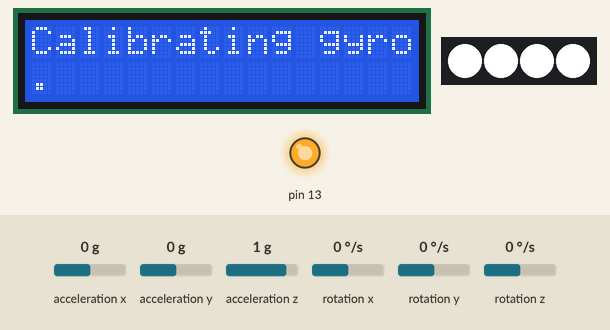
This sketch was run on a simulated Arduino Uno, built with avr-gcc and run on an emulated ATmega328P. Parts: 16×2 character LCD, 4 RGB LEDs in strip order, left to right, output pins drawn as LEDs (lit = HIGH). Wiring (inferred from the names in the program): MPU-6050 motion sensor at I2C address 0x68. The test bench sets the inputs (shaded band); at power-on: acceleration z 1 g, acceleration x 0 g, acceleration y 0 g, rotation x 0 °/s, rotation y 0 °/s, rotation z 0 °/s. The strip is taken to match the declared colour order; what the sketch prints to the serial monitor is not drawn.

Above: at 1.2 s.
At 12.5 s:
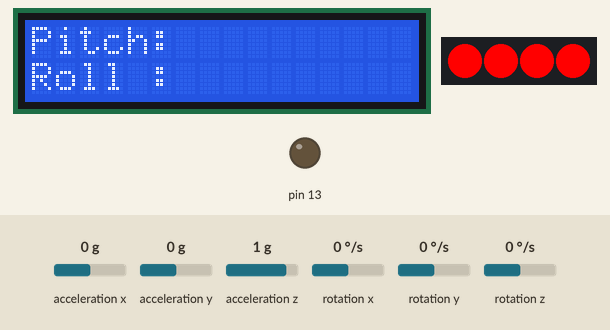
12.6 s: acceleration z set to 0 g
At 14.1 s:
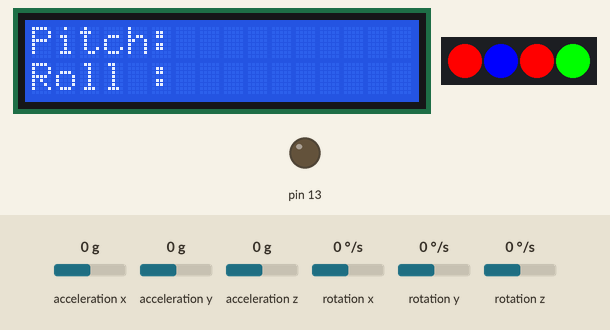
Timing chart, 0 to 15.6 s (numbered marks = the images above; inputs shaded):
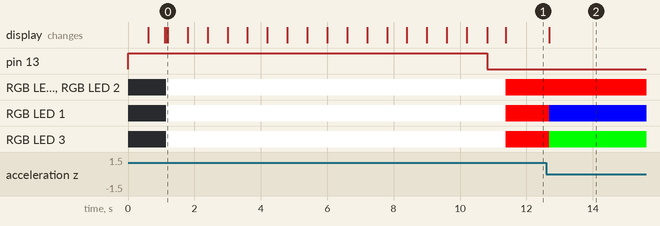

The sketch:

main.ino
```cpp
//Include LCD, I2C and Wire library
#include <LiquidCrystal_I2C.h>
#include <Wire.h>
#include <Adafruit_NeoPixel.h>
#include "main.h"

#define INCL_TOLL_X 3
#define INCL_TOLL_Y 2

//Declaring some global variables
GyroscopeData data;
GyroscopeCalibration calibrationData;
long loopTimer;
int lcdLoopCounter;
Angle angle;
AngleBuffer angleBuffer;
bool setGyroAngles;
Angle angleAcc;
Angle angleOutput;

//Initialize the NeoPixel library
Adafruit_NeoPixel ledString = Adafruit_NeoPixel(4, 9, NEO_RGB);
void setLed(float GyX, float GyY);
/* Settings readSettings();
String readDataFromSD(String fileName); */

void setup() {
    Serial.begin(9600);
    //settings.ledStringPin = 9;
    //4 = 4;
    //settings.photoresistorPin = A0;
    //settings.buzzerPin = 8;
    //INCL_TOLL_X = 3;
    //INCL_TOLL_Y = 2;
    //settings.propBrightness = 4;
    //settings.pitchCorrection = 0.0;
    //settings.rollCorrection = 0.0;
    //settings.xLenght = 42;
    //settings.yLenght = 82;
    //Serial.println("Entered setup()...");
    //Serial.println("Settings from SD:"); // Print all settings for debug
    //Serial.print("Led String Pin: "); Serial.println(settings.ledStringPin);
    //Serial.print("Leds Number: "); Serial.println(4);
    //Serial.print("Photoresistor Pin: "); Serial.println(settings.photoresistorPin);
    //Serial.print("Buzzer Pin: "); Serial.println(settings.buzzerPin);
    //Serial.print("X Inclination Tollerance: "); Serial.println(INCL_TOLL_X);
    //Serial.print("Y Inclination Tollerance: "); Serial.println(INCL_TOLL_Y);
    //Serial.print("Proportional Brightness: "); Serial.println(settings.propBrightness);
    //Serial.print("Pitch Correction: "); Serial.println(settings.pitchCorrection);
    //Serial.print("Roll Correction: "); Serial.println(settings.rollCorrection);
    //Serial.print("X Lenght: "); Serial.println(settings.xLenght);
    //Serial.print("Y Lenght: "); Serial.println(settings.yLenght);

    Wire.begin(); // Start I2C as master
    pinMode(13, OUTPUT);
    //pinMode(settings.buzzerPin, OUTPUT);
    Serial.println("Preparing the gyroscope...");
    setup_mpu_6050_registers(); // Setup the registers of the MPU-6050 and start the gyro
    Serial.println("Gyroscope is ready for calibration...");
    digitalWrite(13, HIGH); // Set digital output 13 high to indicate startup
    lcd.init(); lcd.backlight(); lcd.clear(); lcd.setCursor(0,0); lcd.print("  MPU-6050 IMU"); lcd.setCursor(0,1);
    lcd.print("     V1.2"); delay(500); lcd.clear();

    // Begin calibration
    lcd.setCursor(0,0); lcd.print("Calibrating gyro"); lcd.setCursor(0,1);// tone(settings.buzzerPin, 1000);
    delay(500); //noTone(settings.buzzerPin);
    ledString.begin(); // Begin ledString.
    //ledString.setBrightness(analogRead(settings.photoresistorPin)/settings.propBrightness); //Reading enviroinmental light
    ledString.setBrightness(255); //Reading enviroinmental light
    //Serial.print("Photoresistor reading/propBrightness: "); Serial.println(analogRead(settings.photoresistorPin)/settings.propBrightness);
    //Serial.print("Photoresistor reading/propBrightness: "); Serial.println(1024/settings.propBrightness);
    for(uint8_t i = 0; i < 4; i++) {
        Serial.print("Turning white led n."); Serial.print(i); Serial.println("...");
        ledString.setPixelColor(i, ledString.Color(255, 255, 255));
    }
    ledString.show();
    Serial.println("Showing leds color (Should be white)...");
    for (int cal_int = 0; cal_int < 2000 ; cal_int++) {
        if(cal_int % 125 == 0) { // Print a dot on the LCD every 125 readings
            lcd.print(".");
        }
        data = read_mpu_6050_data(); // Read the raw acc and gyro data from the MPU-6050
        calibrationData.x += data.gyroX; // Add the gyro axis offset to the calibration variable
        calibrationData.y += data.gyroY;
        calibrationData.z += data.gyroZ;
        delay(3);
    }
    calibrationData.x /= 2000; // Divide the variable by 2000 to get the avarage offset
    calibrationData.y /= 2000;
    calibrationData.z /= 2000;
    Serial.println("Gyroscope is calibrated");

    lcd.clear();
    // End calibration

    lcd.setCursor(0,0);
    lcd.print("Pitch:");
    lcd.setCursor(0,1);
    lcd.print("Roll :");

    digitalWrite(13, LOW); // All done, turn the LED off
    //tone(settings.buzzerPin, 1000);
    delay(500);
    //noTone(settings.buzzerPin);

    loopTimer = micros(); // Reset the loop timer
    Serial.println("Exiting from setup()");
}

void loop(){
    //ledString.setBrightness(analogRead(settings.photoresistorPin)/settings.propBrightness); //Reading enviroinmental light
    ledString.setBrightness(255); //Reading enviroinmental light
    //Serial.print("Photoresitor reading/propBrightness: "); Serial.println(analogRead(settings.photoresistorPin)/settings.propBrightness);
    //Serial.print("Photoresitor reading/propBrightness: "); Serial.println(1024/settings.propBrightness);

    Serial.println("Preparing to read data from gyroscope...");
    data = read_mpu_6050_data(); // Read the raw acc and gyro data from the MPU-6050
    Serial.println("Read data from gyroscope complete...");

    data.gyroX -= calibrationData.x; // Subtract the offset calibration value from the raw gyro value
    data.gyroY -= calibrationData.y;
    data.gyroZ -= calibrationData.z;

    angle.pitch += data.gyroX * 0.0000611; // Calculate the traveled angle and add this to the variable
    angle.roll += data.gyroY * 0.0000611;

    angle.pitch += angle.roll * sin(data.gyroZ * 0.000001066); // If the IMU has yawed transfer the roll angle to the pitch angle and viceversa
    angle.roll -= angle.pitch * sin(data.gyroZ * 0.000001066);

    data.accTot = sqrt((data.accX*data.accX)+(data.accY*data.accY)+(data.accZ*data.accZ)); // Calculate the total accelerometer vector

    angleAcc.pitch = asin((float)data.accY/data.accTot)* 57.296; // Calculate the pitch angle
    angleAcc.roll = asin((float)data.accX/data.accTot)* -57.296; // Calculate the roll angle

    angleAcc.pitch -= 0.0; // Accelerometer calibration value for pitch
    angleAcc.roll -= 0.0; // Accelerometer calibration value for roll

    if(setGyroAngles) { // If the IMU is already started
        angle.pitch = angle.pitch * 0.9996 + angleAcc.pitch * 0.0004; // Correct the drift of the gyro pitch angle with the accelerometer pitch angle
        angle.roll = angle.roll * 0.9996 + angleAcc.roll * 0.0004; // Correct the drift of the gyro roll angle with the accelerometer roll angle
    }
    else { // At first start
        angle.pitch = angleAcc.pitch; // Set the gyro pitch angle equal to the accelerometer pitch angle
        angle.roll = angleAcc.roll; // Set the gyro roll angle equal to the accelerometer roll angle
        setGyroAngles = true; // Set the IMU started flag
    }

    angleOutput.pitch = angleOutput.pitch * 0.9 + angle.pitch * 0.1; // Take 90% of the output pitch value and add 10% of the raw pitch value
    angleOutput.roll = angleOutput.roll * 0.9 + angle.roll * 0.1; // Take 90% of the output roll value and add 10% of the raw roll value

    write_LCD(&lcdLoopCounter, &angleBuffer, angleOutput); // Write the roll and pitch values to the LCD display

    while(micros() - loopTimer < 4000); // Wait until the loopTimer reaches 4000us (250Hz) before starting the next loop
    loopTimer = micros(); // Reset the loop timer

    setLed(angleOutput.pitch, angleOutput.roll); // Set the led colors and show them
    Serial.print("Pitch: "); Serial.println(angleOutput.pitch); Serial.print("Roll: "); Serial.println(angleOutput.roll);
}

void setLed(float GyX, float GyY) {
    bool Xflat, Yflat;
    uint8_t i;

    Xflat = (GyX < INCL_TOLL_X && GyX > (INCL_TOLL_X * -1)); // X and Y angles respect tollerance
    Yflat = (GyY < INCL_TOLL_Y && GyY > (INCL_TOLL_Y * -1));
    if(Xflat && Yflat) { // flat
        for(i = 0; i < 4; i++) {
            ledString.setPixelColor(i, ledString.Color(255, 0, 0));
        }
    }
    else { // not flat
        if(Xflat) { // x flat
            if(GyY >= INCL_TOLL_Y) { //y too much
                ledString.setPixelColor(0, ledString.Color(0, 255, 0));
                ledString.setPixelColor(1, ledString.Color(0, 255, 0));
                ledString.setPixelColor(2, ledString.Color(0, 0, 255));
                ledString.setPixelColor(3, ledString.Color(0, 0, 255));
            }
            else { // y too less
                ledString.setPixelColor(0, ledString.Color(0, 0, 255));
                ledString.setPixelColor(1, ledString.Color(0, 0, 255));
                ledString.setPixelColor(2, ledString.Color(0, 255, 0));
                ledString.setPixelColor(3, ledString.Color(0, 255, 0));
            }
        }
        else if(Yflat) { // y flat
            if(GyX >= INCL_TOLL_X) { //x too much
                ledString.setPixelColor(0, ledString.Color(0, 0, 255));
                ledString.setPixelColor(1, ledString.Color(0, 255, 0));
                ledString.setPixelColor(2, ledString.Color(0, 255, 0));
                ledString.setPixelColor(3, ledString.Color(0, 0, 255));
            }
            else { // x too less
                ledString.setPixelColor(0, ledString.Color(0, 255, 0));
                ledString.setPixelColor(1, ledString.Color(0, 0, 255));
                ledString.setPixelColor(2, ledString.Color(0, 0, 255));
                ledString.setPixelColor(3, ledString.Color(0, 255, 0));
            }
        }
        else {
            if(GyX >= INCL_TOLL_X) { // x too much
                if(GyY >= INCL_TOLL_Y) { // y too much
                    ledString.setPixelColor(0, ledString.Color(255, 0, 0));
                    ledString.setPixelColor(1, ledString.Color(0, 255, 0));
                    ledString.setPixelColor(2, ledString.Color(255, 0, 0));
                    ledString.setPixelColor(3, ledString.Color(0, 0, 255));
                }
                else { // y too less
                    ledString.setPixelColor(0, ledString.Color(0, 0, 255));
                    ledString.setPixelColor(1, ledString.Color(255, 0, 0));
                    ledString.setPixelColor(2, ledString.Color(0, 255, 0));
                    ledString.setPixelColor(3, ledString.Color(255, 0, 0));
                }
            }
            else { // x too less
                if(GyY >= INCL_TOLL_Y) { //y too much
                    ledString.setPixelColor(0, ledString.Color(0, 255, 0));
                    ledString.setPixelColor(1, ledString.Color(255, 0, 0));
                    ledString.setPixelColor(2, ledString.Color(0, 0, 255));
                    ledString.setPixelColor(3, ledString.Color(255, 0, 0));
                }
                else { // y too less
                    ledString.setPixelColor(0, ledString.Color(255, 0, 0));
                    ledString.setPixelColor(1, ledString.Color(0, 0, 255));
                    ledString.setPixelColor(2, ledString.Color(255, 0, 0));
                    ledString.setPixelColor(3, ledString.Color(0, 255, 0));
                }
            }
        }
    }
    ledString.show();
}

/* Settings readSettings() { // Reads the settings from various files in the SD card
    Settings settings;
    settings.ledStringPin = readDataFromSD("lpin.txt").toInt();
    4 = readDataFromSD("ledn.txt").toInt();
    settings.photoresistorPin = readDataFromSD("ppin.txt").toInt() + A0;
    settings.buzzerPin = readDataFromSD("bpin.txt").toInt();
    INCL_TOLL_X = readDataFromSD("xint.txt").toInt();
    INCL_TOLL_Y = readDataFromSD("yint.txt").toInt();
    settings.propBrightness = readDataFromSD("lbad.txt").toInt();
    settings.pitchCorrection = readDataFromSD("acpi.txt").toFloat() / 10;
    settings.rollCorrection = readDataFromSD("acro.txt").toFloat() / 10;
    settings.xLenght = readDataFromSD("xlen.txt").toInt();
    settings.yLenght = readDataFromSD("ylen.txt").toInt();
    return settings;
}

String readDataFromSD(String fileName) { // Genaral function to read the content of a file
    String data;
    if(SD.begin(4)) {
        File dataFile = SD.open(fileName, FILE_READ);
        if(dataFile) {
            while (dataFile.available()) {
                data = data + char(dataFile.read());
            }
            dataFile.close();
        }
    }
    return data;
} */
```

main.h
```cpp
#include <Wire.h>
#include <LiquidCrystal_I2C.h>
#include <SD.h>

//Initialize the LCD library
LiquidCrystal_I2C lcd(0x3F, 16, 2);

struct GyroscopeData { // Data read from gyroscope
    short signed int gyroX, gyroY, gyroZ;
    long signed int accX, accY, accZ, accTot;
    short signed int temp;
};
struct GyroscopeCalibration { // Data for calibration
    long int x, y, z;
};
struct Angle { // General angle
    float pitch, roll;
};
struct AngleBuffer { // Angle buffer
    short signed int pitch, roll;
};
struct AngleError {
    short signed int a0, a1, a2, a3;
};

GyroscopeData read_mpu_6050_data() { // Subroutine for reading the raw gyro and accelerometer data
    GyroscopeData data;
    Wire.beginTransmission(0x68);
    Wire.write(0x3B);
    Wire.endTransmission();
    Wire.requestFrom(0x68,14); // Request 14 bytes from the MPU-6050
    while(Wire.available() < 14); // Wait until all the bytes are received
    data.accX = Wire.read()<<8|Wire.read();
    data.accY = Wire.read()<<8|Wire.read();
    data.accZ = Wire.read()<<8|Wire.read();
    data.temp = Wire.read()<<8|Wire.read();
    data.gyroX = Wire.read()<<8|Wire.read();
    data.gyroY = Wire.read()<<8|Wire.read();
    data.gyroZ = Wire.read()<<8|Wire.read();
    return data;
}

void setup_mpu_6050_registers() { // Function to correctly initialize the gyroscope
    Wire.beginTransmission(0x68);
    Wire.write(0x6B);
    Wire.write(0x00);
    Wire.endTransmission();
    Wire.beginTransmission(0x68);
    Wire.write(0x1C);
    Wire.write(0x10);
    Wire.endTransmission();
    Wire.beginTransmission(0x68);
    Wire.write(0x1B);
    Wire.write(0x08);
    Wire.endTransmission();
}

void write_LCD(int *lcdLoopCounter, AngleBuffer *angleBuffer, Angle angleOutput) { // Subroutine for writing the LCD
    if(*lcdLoopCounter == 14) {
        *lcdLoopCounter = 0;
    }
    *lcdLoopCounter++;
    switch(*lcdLoopCounter) {
        case 1:
            angleBuffer->pitch = angleOutput.pitch * 10;
            lcd.setCursor(6,0);
            break;
        case 2:
            if(angleBuffer->pitch < 0) {
                lcd.print("-");
            }
            else {
                lcd.print("+");
            }
            break;
        case 3:
            lcd.print(abs(angleBuffer->pitch)/1000);
            break;
        case 4:
            lcd.print((abs(angleBuffer->pitch)/100)%10);
            break;
        case 5:
            lcd.print((abs(angleBuffer->pitch)/10)%10);
            break;
        case 6:
            lcd.print(".");
            break;
        case 7:
            lcd.print(abs(angleBuffer->pitch)%10);
            break;
        case 8:
            angleBuffer->roll = angleOutput.roll * 10;
            lcd.setCursor(6,1);
            break;
        case 9:
            if(angleBuffer->roll < 0) {
                lcd.print("-");
            }
            else {
                lcd.print("+");
            }
            break;
        case 10:
            lcd.print(abs(angleBuffer->roll)/1000);
            break;
        case 11:
            lcd.print((abs(angleBuffer->roll)/100)%10);
            break;
        case 12:
            lcd.print((abs(angleBuffer->roll)/10)%10);
            break;
        case 13:
            lcd.print(".");
            break;
        case 14:
            lcd.print(abs(angleBuffer->roll)%10);
            break;
    }
}

float getOffsetX(int angleX) {
    return float(sin(double(angleX)) * (42.5 / 2));
}

float getOffsetY(int angleY) {
    return float(sin(double(angleY)) * (85.5 / 2));
}
```

Measured:
- after the input at 12.6 s, RGB LED 1: RGB(255, 0, 0) → RGB(0, 0, 255) after 0.09 s; RGB LED 3: RGB(255, 0, 0) → RGB(0, 255, 0) after 0.09 s
